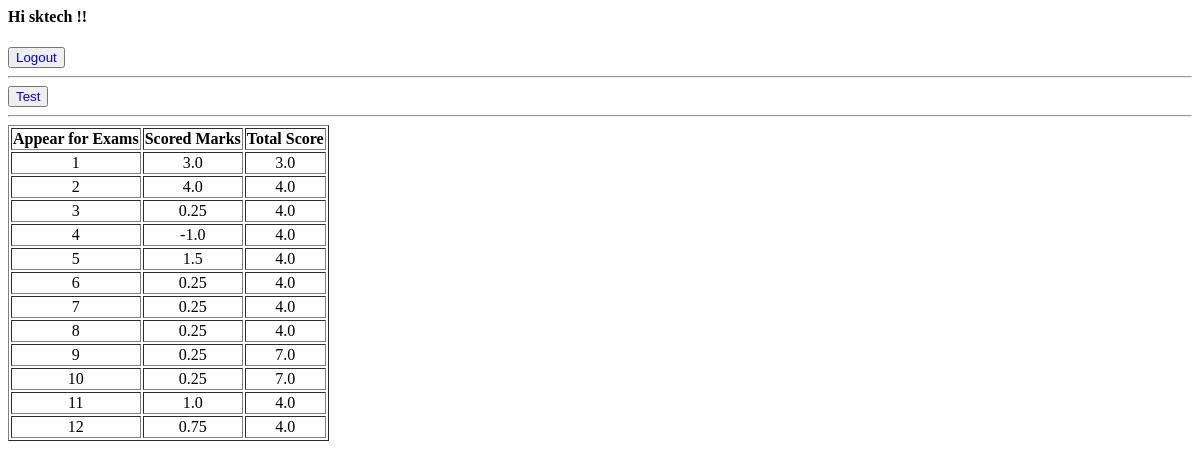
Before: /user_home/ (signed in) with the older database file.
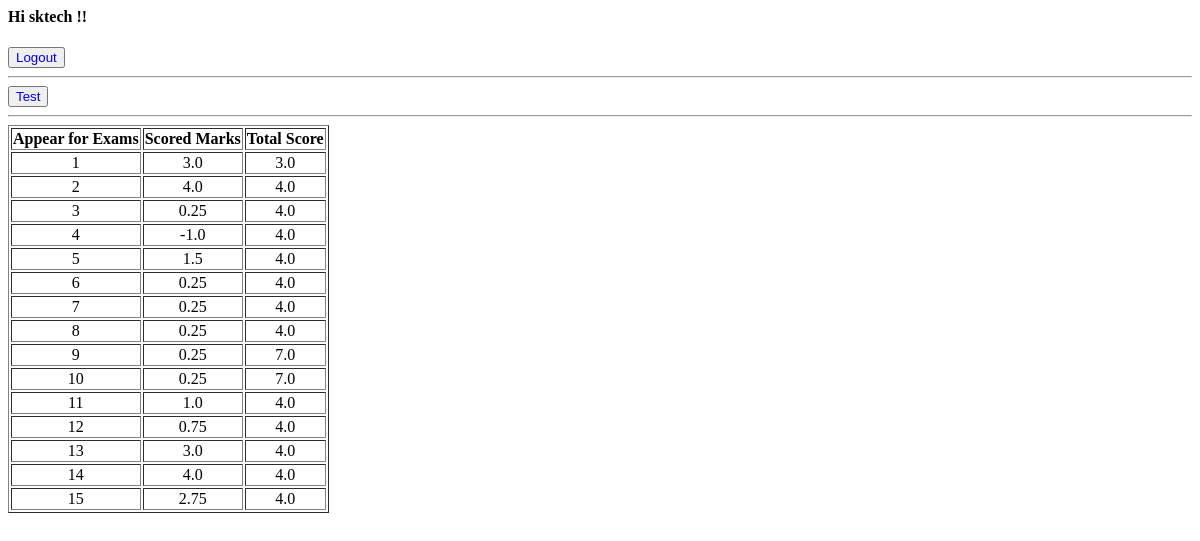
After: the same page with the newer database file.
### app1/models.py (models this page shows)
class Result(models.Model):
    fk_user=models.ForeignKey(CustomUser,on_delete=models.CASCADE)
    mark=models.CharField(max_length=50)
    total=models.CharField(max_length=50)

### app1/views.py (the view)
# urls.py: path('user_home/',user_home,name='user_home'),
def user_home(request):
    user=UserProfile.objects.get(fk_user=request.user)
    results=Result.objects.filter(fk_user=request.user)
    if not user.user_status:
         return HttpResponseForbidden("Your account is not yet approved by the admin.")
    userdetails=UserProfile.objects.filter(fk_user=request.user)
    context={
        'user':userdetails,
        'results':results,
    }
    return render(request,'user_home.html',context)

### Templates/user_home.html
<html>
    <h4>Hi {{request.user.username}} !!</h4>
    <button ><a href="{% url 'logout' %}" style="text-decoration: none;">Logout</a></button>
    <hr>
    <button ><a href="{% url 'test' %}" style="text-decoration: none;">Test</a></button>
    <hr>
    <table border="1" style="text-align: center;">
        <tr>
            <th>Appear for Exams</th>
            <th>Scored Marks</th>
            <th>Total Score</th>
        </tr>
        {% for i in results %}
        <tr>
            <td>{{forloop.counter}}</td>
            <td>{{i.mark}}</td>
            <td>{{i.total}}</td>
        </tr>
        {% endfor %}
    </table>
</html>

Changed rows visible on the page:
added Result: mark "3.0", total "4.0"
added Result: mark "4.0", total "4.0"
added Result: mark "2.75", total "4.0"
